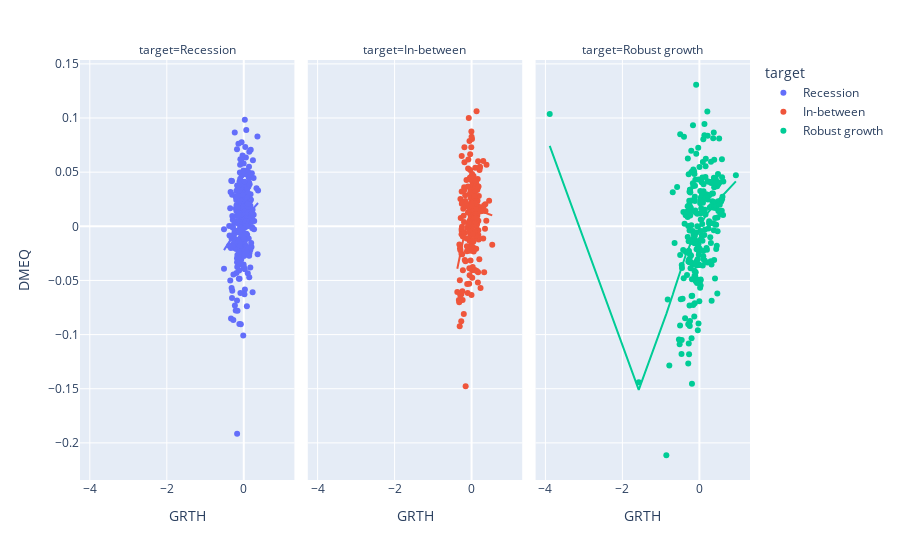

Notebook cell for this chart:
### Markdown cell above
### Non-linear models

### Code cell
fig = px.scatter(df_ft, x='GRTH', y='DMEQ', facet_col='target', color='target', trendline='lowess')
results = px.get_trendline_results(fig)
fig.show()

### Figure 1 — Plotly figure (JSON) as saved in the notebook; plotly's stock layout.template omitted (floating-point values rounded to 4 significant figures; data arrays with more than 128 entries replaced by an {"elided": "..."} marker saying what was removed)
{"data": [{"hovertemplate": "target=Recession<br>GRTH=%{x}<br>DMEQ=%{y}<extra></extra>", "legendgroup": "Recession", "marker": {"color": "#636efa", "symbol": "circle"}, "mode": "markers", "name": "Recession", "orientation": "v", "showlegend": true, "type": "scatter", "x": {"elided": "308 float values"}, "xaxis": "x", "y": {"elided": "308 float values"}, "yaxis": "y"}, {"hovertemplate": "<b>LOWESS trendline</b><br><br>target=Recession<br>GRTH=%{x}<br>DMEQ=%{y} <b>(trend)</b><extra></extra>", "legendgroup": "Recession", "marker": {"color": "#636efa", "symbol": "circle"}, "mode": "lines", "name": "Recession", "showlegend": false, "type": "scatter", "x": {"elided": "308 float values"}, "xaxis": "x", "y": {"elided": "308 float values"}, "yaxis": "y"}, {"hovertemplate": "target=In-between<br>GRTH=%{x}<br>DMEQ=%{y}<extra></extra>", "legendgroup": "In-between", "marker": {"color": "#EF553B", "symbol": "circle"}, "mode": "markers", "name": "In-between", "orientation": "v", "showlegend": true, "type": "scatter", "x": {"elided": "214 float values"}, "xaxis": "x2", "y": {"elided": "214 float values"}, "yaxis": "y2"}, {"hovertemplate": "<b>LOWESS trendline</b><br><br>target=In-between<br>GRTH=%{x}<br>DMEQ=%{y} <b>(trend)</b><extra></extra>", "legendgroup": "In-between", "marker": {"color": "#EF553B", "symbol": "circle"}, "mode": "lines", "name": "In-between", "showlegend": false, "type": "scatter", "x": {"elided": "214 float values"}, "xaxis": "x2", "y": {"elided": "214 float values"}, "yaxis": "y2"}, {"hovertemplate": "target=Robust growth<br>GRTH=%{x}<br>DMEQ=%{y}<extra></extra>", "legendgroup": "Robust growth", "marker": {"color": "#00cc96", "symbol": "circle"}, "mode": "markers", "name": "Robust growth", "orientation": "v", "showlegend": true, "type": "scatter", "x": {"elided": "252 float values"}, "xaxis": "x3", "y": {"elided": "252 float values"}, "yaxis": "y3"}, {"hovertemplate": "<b>LOWESS trendline</b><br><br>target=Robust growth<br>GRTH=%{x}<br>DMEQ=%{y} <b>(trend)</b><extra></extra>", "legendgroup": "Robust growth", "marker": {"color": "#00cc96", "symbol": "circle"}, "mode": "lines", "name": "Robust growth", "showlegend": false, "type": "scatter", "x": {"elided": "252 float values"}, "xaxis": "x3", "y": {"elided": "252 float values"}, "yaxis": "y3"}], "layout": {"annotations": [{"font": {}, "showarrow": false, "text": "target=Recession", "x": 0.16, "xanchor": "center", "xref": "paper", "y": 1, "yanchor": "bottom", "yref": "paper"}, {"font": {}, "showarrow": false, "text": "target=In-between", "x": 0.5, "xanchor": "center", "xref": "paper", "y": 1, "yanchor": "bottom", "yref": "paper"}, {"font": {}, "showarrow": false, "text": "target=Robust growth", "x": 0.84, "xanchor": "center", "xref": "paper", "y": 1, "yanchor": "bottom", "yref": "paper"}], "legend": {"title": {"text": "target"}, "tracegroupgap": 0}, "margin": {"t": 60}, "xaxis": {"anchor": "y", "domain": [0, 0.32], "title": {"text": "GRTH"}}, "xaxis2": {"anchor": "y2", "domain": [0.34, 0.66], "matches": "x", "title": {"text": "GRTH"}}, "xaxis3": {"anchor": "y3", "domain": [0.68, 1.0], "matches": "x", "title": {"text": "GRTH"}}, "yaxis": {"anchor": "x", "domain": [0, 1], "title": {"text": "DMEQ"}}, "yaxis2": {"anchor": "x2", "domain": [0, 1], "matches": "y", "showticklabels": false}, "yaxis3": {"anchor": "x3", "domain": [0, 1], "matches": "y", "showticklabels": false}}}
